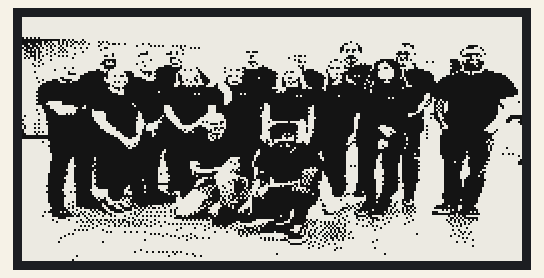
Recording of a sketch running on a simulated ESP8266 (NodeMCU). Parts: 250×122 one-colour display. Random numbers use the default seed unless the sketch sets one; what the sketch prints to the serial monitor is not drawn.

Above: at 2.3 s.
At 14.5 s:
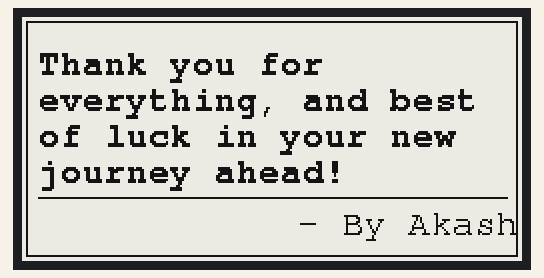
At 28.5 s:
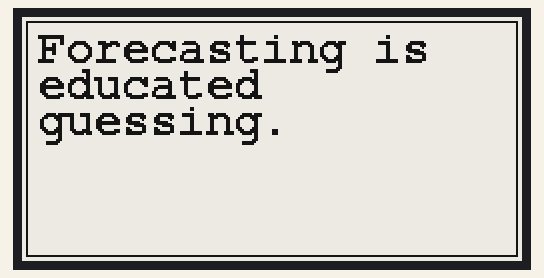
At 62.4 s:
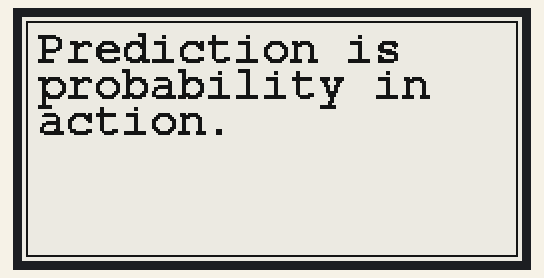
At 94.1 s:
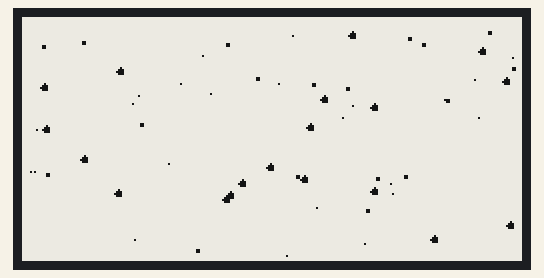
At 128.0 s:
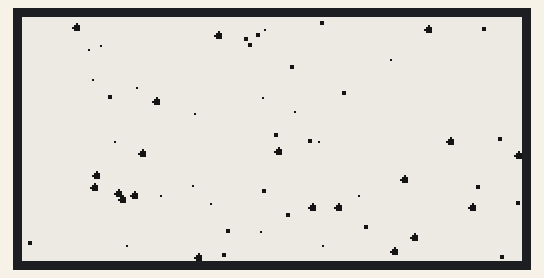

The sketch:

stephen_farewell.ino
```cpp
#include <GxEPD2_BW.h>
#include <Fonts/FreeMonoBold9pt7b.h>
#include <Fonts/FreeMono9pt7b.h>
#include <Fonts/FreeMonoBold12pt7b.h>
#include <Fonts/FreeMono12pt7b.h>
#include "team_bitmap.h"
#include "quotes.h"

#define EPD_CS    D1
#define EPD_DC    D3
#define EPD_RST   D0
#define EPD_BUSY  D5

GxEPD2_BW<GxEPD2_213_GDEY0213B74, GxEPD2_213_GDEY0213B74::HEIGHT> display(
  GxEPD2_213_GDEY0213B74(EPD_CS, EPD_DC, EPD_RST, EPD_BUSY));

#define PHOTO_DURATION    10000
#define MESSAGE_DURATION  10000
#define QUOTE_DURATION    30000

int currentQuote = 0;
int totalQuotes   = 0;

// ── Word-wrap helper ──────────────────────────────────────────────────────
// Returns the Y position after last line (so caller knows how tall it drew)
int drawWrapped(const char* text, int x, int y, int maxWidth, int lineH) {
  char buf[200];
  strncpy(buf, text, sizeof(buf));
  buf[sizeof(buf)-1] = '\0';

  char line[80] = "";
  char word[40] = "";
  int  wi   = 0;
  int  curY = y;

  for (int i = 0; ; i++) {
    char c = buf[i];
    if (c == ' ' || c == '\0') {
      word[wi] = '\0';
      wi = 0;

      char test[80];
      if (strlen(line) == 0)
        snprintf(test, sizeof(test), "%s", word);
      else
        snprintf(test, sizeof(test), "%s %s", line, word);

      int16_t x1, y1; uint16_t w, h;
      display.getTextBounds(test, x, curY, &x1, &y1, &w, &h);

      if ((int)w > maxWidth && strlen(line) > 0) {
        display.setCursor(x, curY);
        display.print(line);
        curY += lineH;
        snprintf(line, sizeof(line), "%s", word);
      } else {
        snprintf(line, sizeof(line), "%s", test);
      }

      if (c == '\0') {
        display.setCursor(x, curY);
        display.print(line);
        break;
      }
    } else {
      word[wi++] = c;
    }
  }
  return curY;
}

// ── Auto font size picker ─────────────────────────────────────────────────
// Sets g_font and g_lineH globals to the best fitting font
const GFXfont* g_font = &FreeMonoBold12pt7b;
int g_lineH = 18;

void pickFont(const char* text, int x, int startY, int maxWidth, int maxHeight) {
  display.setFont(&FreeMonoBold12pt7b);
  char buf[200];
  strncpy(buf, text, sizeof(buf));

  int lineH12 = 18;
  int lines = 1;
  char line[80] = "";
  char word[40] = "";
  int wi = 0;

  for (int i = 0; ; i++) {
    char c = buf[i];
    if (c == ' ' || c == '\0') {
      word[wi] = '\0'; wi = 0;
      char test[80];
      if (strlen(line) == 0) snprintf(test, sizeof(test), "%s", word);
      else snprintf(test, sizeof(test), "%s %s", line, word);

      int16_t x1, y1; uint16_t w, h;
      display.getTextBounds(test, x, startY, &x1, &y1, &w, &h);
      if ((int)w > maxWidth && strlen(line) > 0) {
        lines++;
        snprintf(line, sizeof(line), "%s", word);
      } else {
        snprintf(line, sizeof(line), "%s", test);
      }
      if (c == '\0') break;
    } else { word[wi++] = c; }
  }

  if (lines * lineH12 <= maxHeight) {
    g_font  = &FreeMonoBold12pt7b;
    g_lineH = lineH12;
  } else {
    g_font  = &FreeMonoBold9pt7b;
    g_lineH = 14;
  }
}

// ── Glitter transition — fast, 3 rounds ──────────────────────────────────
void glitterTransition() {
  for (int round = 0; round < 3; round++) {  // ← 3 rounds instead of 5
    display.setPartialWindow(0, 0, 250, 122);
    display.firstPage();
    do {
      display.fillScreen(GxEPD_WHITE);
      for (int i = 0; i < 60; i++) {          // ← 60 dots instead of 80
        int sx = random(2, 248);
        int sy = random(2, 120);
        int sz = random(1, 4);
        display.fillRect(sx, sy, sz, sz, GxEPD_BLACK);
        if (sz == 3) {
          display.drawPixel(sx - 1, sy + 1, GxEPD_BLACK);
          display.drawPixel(sx + 2, sy + 1, GxEPD_BLACK);
          display.drawPixel(sx + 1, sy - 1, GxEPD_BLACK);
          display.drawPixel(sx + 1, sy + 2, GxEPD_BLACK);
        }
      }
    } while (display.nextPage());
    delay(80);  // ← 80ms instead of 120ms
  }
}

// ── Screen 1: Team Photo ──────────────────────────────────────────────────
void showTeamPhoto() {
  display.setFullWindow();
  display.firstPage();
  do {
    display.fillScreen(GxEPD_BLACK);
    display.drawBitmap(0, 0, team_bitmap, TEAM_WIDTH, TEAM_HEIGHT, GxEPD_WHITE);
  } while (display.nextPage());
}

// ── Screen 2: Farewell Message ────────────────────────────────────────────
void showFarewellMessage() {
  display.setFullWindow();
  display.firstPage();
  do {
    display.fillScreen(GxEPD_WHITE);
    display.drawRect(2, 2, 246, 118, GxEPD_BLACK);

    display.setFont(&FreeMonoBold9pt7b);
    display.setTextColor(GxEPD_BLACK);
    display.setCursor(8, 28);
    display.print("Thank you for");
    display.setCursor(8, 46);
    display.print("everything, and best");
    display.setCursor(8, 64);
    display.print("of luck in your new");
    display.setCursor(8, 82);
    display.print("journey ahead!");

    display.drawLine(8, 90, 242, 90, GxEPD_BLACK);
    display.setFont(&FreeMono9pt7b);
    display.setCursor(138, 108);
    display.print("- By Akash");

  } while (display.nextPage());
}

// ── Screen 3: Quote with auto font sizing ────────────────────────────────
void showQuote(int index) {
  const char* q = quotes[index];

  char quotePart[200] = "";
  char authorPart[80] = "";
  const char* sep = strstr(q, " - ");

  if (sep) {
    int qLen = sep - q;
    strncpy(quotePart, q, qLen);
    quotePart[qLen] = '\0';
    strncpy(authorPart, sep + 3, sizeof(authorPart));
  } else {
    strncpy(quotePart, q, sizeof(quotePart));
  }

  // Available height for quote text:
  // Top y=22, bottom y=100 (leaves room for author line at 104-116)
  int availableH = 78; // 100 - 22

  // Pick best fitting font — sets g_font and g_lineH
  pickFont(quotePart, 8, 22, 234, availableH);

  display.setFullWindow();
  display.firstPage();
  do {
    display.fillScreen(GxEPD_WHITE);
    display.drawRect(2, 2, 246, 118, GxEPD_BLACK);

    // Draw quote with chosen font
    display.setFont(g_font);
    display.setTextColor(GxEPD_BLACK);
    drawWrapped(quotePart, 8, 22, 234, g_lineH);

    // Author
    if (strlen(authorPart) > 0) {
      display.drawLine(8, 104, 242, 104, GxEPD_BLACK);
      display.setFont(&FreeMono9pt7b);
      int16_t x1, y1; uint16_t w, h;
      display.getTextBounds(authorPart, 0, 0, &x1, &y1, &w, &h);
      int ax = 244 - (int)w - 4;
      if (ax < 8) ax = 8;
      display.setCursor(ax, 116);
      display.print(authorPart);
    }

  } while (display.nextPage());
}

// ── Setup ─────────────────────────────────────────────────────────────────
void setup() {
  Serial.begin(115200);
  Serial.println("Starting...");

  display.init(115200, true, 2, false);
  display.setRotation(1);

  totalQuotes = sizeof(quotes) / sizeof(quotes[0]);
  randomSeed(analogRead(0));
  currentQuote = random(totalQuotes);

  showTeamPhoto();
  delay(PHOTO_DURATION);

  showFarewellMessage();
  delay(MESSAGE_DURATION);

  glitterTransition();
  showQuote(currentQuote);
}

// ── Loop ──────────────────────────────────────────────────────────────────
void loop() {
  delay(QUOTE_DURATION);
  currentQuote = (currentQuote + 1) % totalQuotes;
  glitterTransition();
  showQuote(currentQuote);
}
```

quotes.h
```cpp
// Data & Analytics quotes for Stephen's farewell display
// Total: 130 quotes

static const char* quotes[] = {
  // Data & Analytics Wisdom
  "In God we trust. All others must bring data. - W. Edwards Deming",
  "Without data, you're just another person with an opinion. - W. Edwards Deming",
  "Data is the new oil. - Clive Humby",
  "The goal is to turn data into information, and information into insight. - Carly Fiorina",
  "Above all else, show the data. - Edward Tufte",
  "Statistics are the grammar of science. - Karl Pearson",
  "Data will talk if you listen. - Jim Bergeson",
  "Data beats emotions.",
  "Data is the language of business.",
  "Data is power.",

  // Machine Learning & AI
  "The best way to predict the future is to invent it. - Alan Kay",
  "AI is the new electricity. - Andrew Ng",
  "Machine learning is statistics on steroids.",
  "Big data is about talent, not size. - Douglas Merrill",
  "Data science is the sexiest job of the 21st century. - Davenport & Patil",
  "AI thrives on quality data.",
  "Machine learning learns patterns humans can't see.",
  "AI is only as good as its training data.",
  "Every model is wrong, some are useful. - George Box",
  "Data science is about asking better questions.",

  // Statistics & Probability
  "Torture the data and it will confess. - Ronald Coase",
  "Probability is common sense reduced to numbers. - Laplace",
  "Statistics make the invisible visible.",
  "Without uncertainty, no discovery.",
  "Randomness explains more than genius.",
  "Correlation does not imply causation.",
  "Noise hides signal.",
  "Sampling defines truth.",

  // Humorous
  "Data scientists spend 80% of their time cleaning data. - Josh Wills",
  "Garbage in, garbage out.",
  "If Excel can do it, it's not data science.",
  "Without coffee, no data science.",
  "Debugging is like detective work.",
  "Big data, bigger problems.",
  "Machine learning is magic, until it's not.",
  "If it works, don't touch it.",
  "First make it work, then make it fast.",
  "Simplicity scales.",

  // Business & Decision Making
  "Data-driven beats gut-driven.",
  "Decisions without data are guesses.",
  "Data is a strategic asset.",
  "Better data means better decisions.",
  "Measure what matters.",
  "Analytics turns hindsight into foresight.",
  "Numbers reduce bias.",
  "Strategy follows analytics.",
  "Trust the data, not the loudest voice.",
  "Business runs on insights.",

  // Data Science Philosophy
  "Data science is storytelling.",
  "Every dataset tells a story.",
  "Data science is curiosity plus computation.",
  "Good models explain, not just predict.",
  "Insight beats information.",
  "Data reveals truth.",
  "Models amplify understanding.",
  "Algorithms shape reality.",
  "Data is human behavior in numbers.",
  "Data science is a way of thinking.",

  // Coding, Modeling & Engineering
  "Clean code beats clever code.",
  "Code is communication.",
  "Debugging builds mastery.",
  "Pipelines matter more than models.",
  "Reproducibility is non-negotiable.",
  "Automation multiplies intelligence.",
  "Complex models hide bugs.",
  "Models reflect assumptions.",
  "Simple models generalize better.",
  "Infrastructure is destiny.",

  // Big Data & Scalability
  "Big data means big responsibility.",
  "More data beats smarter algorithms.",
  "Storage is cheap, insight is expensive.",
  "Scale changes everything.",
  "Data volume is meaningless without value.",
  "Big data reveals macro patterns.",
  "Small data reveals micro truths.",
  "Size amplifies errors.",
  "Speed wins markets.",
  "Scale exposes flaws.",

  // Ethics, Bias & Fairness
  "Bias in data creates bias in models.",
  "Fair data builds fair AI.",
  "Transparency builds trust.",
  "Ethics is part of engineering.",
  "Algorithms reflect their creators.",
  "Explainability matters.",
  "Data privacy is fundamental.",
  "Responsible AI is essential.",
  "Fairness must be engineered.",
  "Trust is built through clarity.",

  // Learning & Growth
  "Learn data by doing.",
  "Curiosity drives discovery.",
  "Practice builds intuition.",
  "Failure teaches more than success.",
  "Continuous learning is mandatory.",
  "Data science rewards persistence.",
  "Mastery comes from repetition.",
  "Questions drive progress.",
  "Knowledge compounds.",
  "Learning never stops.",

  // Prediction & Forecasting
  "Forecasting is educated guessing.",
  "Prediction is probability in action.",
  "Uncertainty is unavoidable.",
  "Good forecasts guide action.",
  "Overfitting kills accuracy.",
  "Validation prevents illusion.",
  "Models predict trends, not certainties.",
  "Confidence intervals matter.",
  "Testing builds trust.",
  "All models simplify reality.",

  // Visualization & Communication
  "Charts speak louder than numbers.",
  "Good visuals tell stories.",
  "Simplicity beats complexity.",
  "Clarity drives insight.",
  "Bad charts mislead.",
  "Design improves comprehension.",
  "Visuals amplify understanding.",
  "Context gives meaning.",
  "Data deserves good design.",

  // Advanced AI Thinking
  "Intelligence emerges from patterns.",
  "AI extends human capability.",
  "Algorithms mimic reasoning.",
  "Neural networks emulate brains.",
  "Computation fuels intelligence.",
  "AI accelerates innovation.",
  "Models simulate intelligence.",
  "Learning machines mirror cognition.",
  "Intelligence is optimization.",
  "AI learns from experience.",

  // Problem Solving
  "Better questions create better answers.",
  "Problems define solutions.",
  "Exploration precedes prediction.",
  "Insight follows curiosity.",
  "Thinking beats tooling.",
  "Frameworks guide reasoning.",
  "Logic drives models.",
  "Patterns explain chaos.",
  "Structure reveals clarity.",
  "Reason before code.",

  // Career & Growth
  "Skills outlive tools.",
  "Learning beats credentials.",
  "Consistency wins.",
  "Patience builds excellence.",
  "Discipline drives results.",
  "Failure teaches resilience.",
  "Persistence beats talent.",
  "Curiosity creates experts.",
  "Growth compounds.",
  "Excellence is a habit.",
};
```

Source omitted: team_bitmap.h (data table, 20029 bytes)

Measured:
- what the display in image 0 shows lasts 12.2 s, from 2.3 s to 14.5 s
- what the display in image 1 shows lasts 10.5 s, from 14.5 s to 25.0 s
- what the display in image 2 shows lasts 30.5 s, from 28.4 s to 58.9 s
- what the display in image 4 shows lasts 2.3 s, from 94.0 s to 96.3 s
